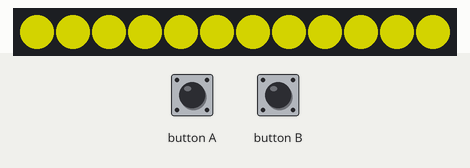
The program below on a simulated BBC micro:bit (MakeCode). On the bench: 12 RGB LEDs in strip order, left to right. The inputs (shaded band) are chosen by the test bench. Dim RGB values are drawn brighter than linear.

Above: at 1.27 s.
1.3 s: button A pressed for 0.15 s
At 1.38 s:
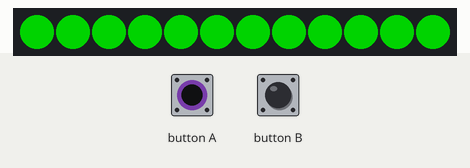
2.0 s: button B pressed for 0.15 s
At 2.93 s:
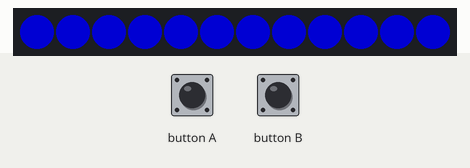

The program:

main.ts
```typescript
input.onButtonPressed(Button.A, function () {
    lux += -50
})
input.onButtonPressed(Button.B, function () {
    lux += 50
})
let strip = neopixel.create(DigitalPin.P16, 12, NeoPixelMode.RGB)
let lux = 100
basic.forever(function () {
    strip.showColor(neopixel.colors(NeoPixelColors.Red))
    basic.pause(lux)
    strip.showColor(neopixel.colors(NeoPixelColors.Orange))
    basic.pause(lux)
    strip.showColor(neopixel.colors(NeoPixelColors.Yellow))
    basic.pause(lux)
    strip.showColor(neopixel.colors(NeoPixelColors.Green))
    basic.pause(lux)
    strip.showColor(neopixel.colors(NeoPixelColors.Blue))
    basic.pause(lux)
    strip.showColor(neopixel.colors(NeoPixelColors.Indigo))
    basic.pause(lux)
    strip.showColor(neopixel.colors(NeoPixelColors.Violet))
    basic.pause(lux)
    strip.showColor(neopixel.colors(NeoPixelColors.Purple))
    basic.pause(lux)
    strip.showColor(neopixel.colors(NeoPixelColors.White))
    basic.pause(lux)
    strip.showColor(neopixel.colors(NeoPixelColors.Black))
    basic.pause(lux)
})
```

test.ts
```typescript
// les tests vont ici ; cela ne sera pas compilé si ce paquet est utilisé en tant qu'extension.
```
